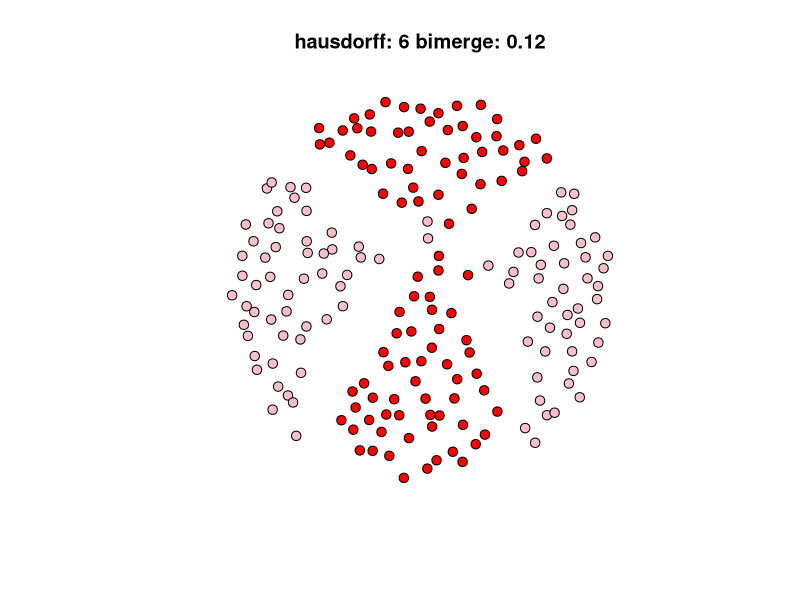

Write R code to recreate this figure.
library("stringi");
library("igraph");

# Generate random strings
rand.strs <- function (num, len) {
  return (stri_rand_strings(num, len, "[A-D]"));
}

# Cost of merging a single string into a set
single.merge.cost <- function (key, base) {
  costs <- lapply(base, function (b) { return (adist(key, b)); });
  return (min(unlist(costs)));
}

# Cost of merging entire set into another set
whole.merge.cost <- function (keys, base) {
  costs <- lapply(keys, function (k) { return (single.merge.cost(k, base)); });
  return (max(unlist(costs)));
}

# Hausdorff distance
haus.dist <- function (set1, set2) {
  return (max(c(unlist(whole.merge.cost(set1, set2))),
                unlist(whole.merge.cost(set2, set1))));
}

bi.merge.cost <- function (set1, set2) {
  return ((sum(unlist(whole.merge.cost(set1, set2))) / length(set1)) +
          (sum(unlist(whole.merge.cost(set2, set1))) / length(set2)));
}

# Make the graph(s)

strs1 <- stri_rand_strings(100, 6, "[A-D]");
strs2 <- stri_rand_strings(100, 6, "[D-G]");
all.strs <- c(strs1, strs2);

strs1.len <- length(strs1);
strs2.len <- length(strs2);
all.len <- strs1.len + strs2.len;

all.ids <- c(1:all.len);

node.data <- data.frame(
  node.id = all.ids,
  node.str = all.strs,
  node.set = c(rep(c(1), times=strs1.len), rep(c(2), times=strs2.len))
)

edge.data <- data.frame(
  edge.from =
    unlist(lapply(all.ids, function (x) {
      return (rep(c(x), times=all.len));
    })),
  edge.to = rep(c(1:all.len), times=all.len),
  weight =
    unlist(lapply(all.ids, function (x) {
      return (unlist(lapply(all.ids, function (y) {
        return (1 / (1 + (adist(all.strs[x], all.strs[y]))));
    })))}))
)

net <- graph_from_data_frame(d=edge.data, vertices=node.data);

V(net)$color <- c("red", "pink")[V(net)$node.set];
V(net)$size <- 5;
V(net)$label <- NA;

E(net)$color <- "white";

haus <- haus.dist(strs1, strs2);
bimg <- bi.merge.cost(strs1, strs2);

title = paste(c("hausdorff:", haus, "bimerge:", bimg), collapse=" ");

l <- layout_with_kk(net);


png('AD6-DG6-100-IM.png');
plot(net, layout=l, main=title);
dev.off();



